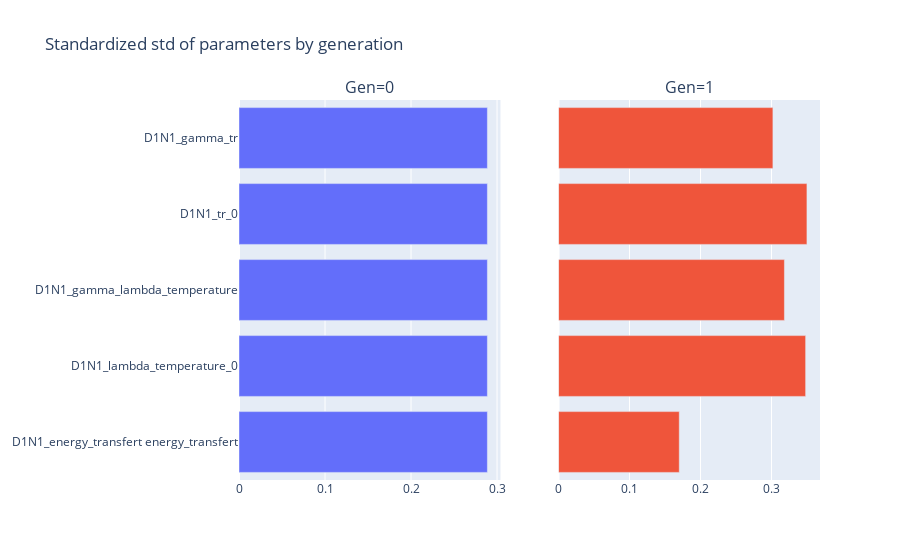

Notebook cell for this chart:
### Code cell
viewer.parameters_standardized_deviation()

### Figure 1 — Plotly figure (JSON) as saved in the notebook; plotly's stock layout.template omitted (floating-point values rounded to 4 significant figures)
{"data": [{"orientation": "h", "type": "bar", "x": [0.2888, 0.2888, 0.2888, 0.2888, 0.2888], "xaxis": "x", "y": ["D1N1_energy_transfert energy_transfert", "D1N1_lambda_temperature_0", "D1N1_gamma_lambda_temperature", "D1N1_tr_0", "D1N1_gamma_tr"], "yaxis": "y"}, {"orientation": "h", "type": "bar", "x": [0.17, 0.3481, 0.3182, 0.3499, 0.302], "xaxis": "x2", "y": ["D1N1_energy_transfert energy_transfert", "D1N1_lambda_temperature_0", "D1N1_gamma_lambda_temperature", "D1N1_tr_0", "D1N1_gamma_tr"], "yaxis": "y2"}], "layout": {"annotations": [{"font": {"size": 16}, "showarrow": false, "text": "Gen=0", "x": 0.225, "xanchor": "center", "xref": "paper", "y": 1, "yanchor": "bottom", "yref": "paper"}, {"font": {"size": 16}, "showarrow": false, "text": "Gen=1", "x": 0.775, "xanchor": "center", "xref": "paper", "y": 1, "yanchor": "bottom", "yref": "paper"}], "showlegend": false, "title": {"text": "Standardized std of parameters by generation"}, "xaxis": {"anchor": "y", "domain": [0, 0.45]}, "xaxis2": {"anchor": "y2", "domain": [0.55, 1]}, "yaxis": {"anchor": "x", "domain": [0, 1]}, "yaxis2": {"anchor": "x2", "domain": [0, 1], "matches": "y", "showticklabels": false}}}
